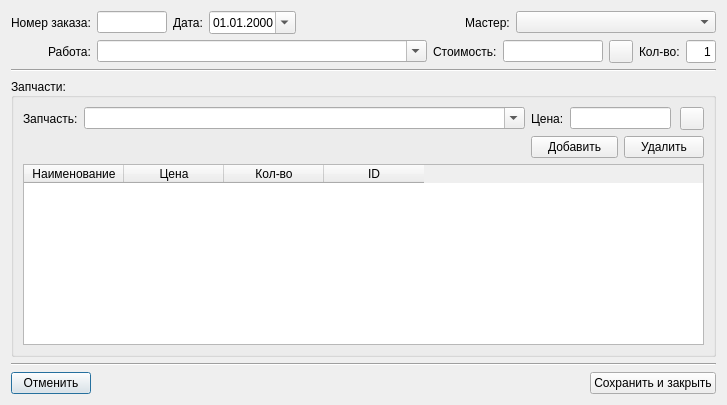
<?xml version="1.0" encoding="UTF-8"?>
<ui version="4.0">
 <class>EditWorkReport</class>
 <widget class="QDialog" name="EditWorkReport">
  <property name="geometry">
   <rect>
    <x>0</x>
    <y>0</y>
    <width>727</width>
    <height>405</height>
   </rect>
  </property>
  <property name="windowTitle">
   <string>Новый отчёт о работе</string>
  </property>
  <property name="windowIcon">
   <iconset resource="Icons.qrc">
    <normaloff>:/icons/icons/report_hammer_edit.png</normaloff>:/icons/icons/report_hammer_edit.png</iconset>
  </property>
  <layout class="QGridLayout" name="gridLayout_2">
   <item row="1" column="0" alignment="Qt::AlignRight">
    <widget class="QLabel" name="label_4">
     <property name="text">
      <string>Работа:</string>
     </property>
    </widget>
   </item>
   <item row="0" column="1">
    <layout class="QHBoxLayout" name="horizontalLayout_3">
     <item>
      <widget class="QLineEdit" name="eOrderID">
       <property name="minimumSize">
        <size>
         <width>51</width>
         <height>0</height>
        </size>
       </property>
       <property name="maximumSize">
        <size>
         <width>70</width>
         <height>16777215</height>
        </size>
       </property>
      </widget>
     </item>
     <item>
      <widget class="QLabel" name="label">
       <property name="text">
        <string>Дата:</string>
       </property>
      </widget>
     </item>
     <item>
      <widget class="QDateEdit" name="eDate">
       <property name="inputMethodHints">
        <set>Qt::ImhDate</set>
       </property>
       <property name="displayFormat">
        <string>dd.MM.yyyy</string>
       </property>
       <property name="calendarPopup">
        <bool>true</bool>
       </property>
      </widget>
     </item>
     <item>
      <spacer name="horizontalSpacer_2">
       <property name="orientation">
        <enum>Qt::Horizontal</enum>
       </property>
       <property name="sizeType">
        <enum>QSizePolicy::Expanding</enum>
       </property>
       <property name="sizeHint" stdset="0">
        <size>
         <width>40</width>
         <height>20</height>
        </size>
       </property>
      </spacer>
     </item>
     <item alignment="Qt::AlignRight">
      <widget class="QLabel" name="label_3">
       <property name="text">
        <string>Мастер:</string>
       </property>
      </widget>
     </item>
     <item>
      <widget class="QComboBox" name="eMaster">
       <property name="minimumSize">
        <size>
         <width>200</width>
         <height>0</height>
        </size>
       </property>
       <property name="maximumSize">
        <size>
         <width>300</width>
         <height>16777215</height>
        </size>
       </property>
      </widget>
     </item>
    </layout>
   </item>
   <item row="4" column="0" colspan="2">
    <widget class="Line" name="line">
     <property name="orientation">
      <enum>Qt::Horizontal</enum>
     </property>
    </widget>
   </item>
   <item row="5" column="0" colspan="2">
    <layout class="QHBoxLayout" name="horizontalLayout_4">
     <item>
      <widget class="QPushButton" name="bCancel">
       <property name="text">
        <string>Отменить</string>
       </property>
       <property name="icon">
        <iconset>
         <normalon>:/icons/icons/door_out.png</normalon>
        </iconset>
       </property>
      </widget>
     </item>
     <item>
      <spacer name="horizontalSpacer_3">
       <property name="orientation">
        <enum>Qt::Horizontal</enum>
       </property>
       <property name="sizeHint" stdset="0">
        <size>
         <width>40</width>
         <height>20</height>
        </size>
       </property>
      </spacer>
     </item>
     <item>
      <widget class="QPushButton" name="bSave">
       <property name="text">
        <string>Сохранить и закрыть</string>
       </property>
       <property name="icon">
        <iconset>
         <normalon>:/icons/icons/page_save.png</normalon>
        </iconset>
       </property>
      </widget>
     </item>
    </layout>
   </item>
   <item row="1" column="1">
    <layout class="QHBoxLayout" name="horizontalLayout">
     <item>
      <widget class="QComboBox" name="eWork">
       <property name="sizePolicy">
        <sizepolicy hsizetype="Expanding" vsizetype="Fixed">
         <horstretch>0</horstretch>
         <verstretch>0</verstretch>
        </sizepolicy>
       </property>
       <property name="minimumSize">
        <size>
         <width>250</width>
         <height>0</height>
        </size>
       </property>
       <property name="editable">
        <bool>true</bool>
       </property>
      </widget>
     </item>
     <item alignment="Qt::AlignRight">
      <widget class="QLabel" name="label_8">
       <property name="text">
        <string>Стоимость:</string>
       </property>
      </widget>
     </item>
     <item>
      <widget class="QLineEdit" name="eWPrice">
       <property name="minimumSize">
        <size>
         <width>50</width>
         <height>0</height>
        </size>
       </property>
       <property name="maximumSize">
        <size>
         <width>100</width>
         <height>16777215</height>
        </size>
       </property>
       <property name="inputMethodHints">
        <set>Qt::ImhDigitsOnly</set>
       </property>
      </widget>
     </item>
     <item>
      <widget class="QToolButton" name="bAddWork">
       <property name="text">
        <string/>
       </property>
       <property name="icon">
        <iconset>
         <normalon>:/icons/icons/add.png</normalon>
        </iconset>
       </property>
      </widget>
     </item>
     <item>
      <widget class="QLabel" name="label_7">
       <property name="text">
        <string>Кол-во:</string>
       </property>
      </widget>
     </item>
     <item>
      <widget class="QLineEdit" name="eQuant">
       <property name="sizePolicy">
        <sizepolicy hsizetype="Fixed" vsizetype="Preferred">
         <horstretch>0</horstretch>
         <verstretch>0</verstretch>
        </sizepolicy>
       </property>
       <property name="minimumSize">
        <size>
         <width>30</width>
         <height>0</height>
        </size>
       </property>
       <property name="maximumSize">
        <size>
         <width>30</width>
         <height>16777215</height>
        </size>
       </property>
       <property name="inputMethodHints">
        <set>Qt::ImhDigitsOnly</set>
       </property>
       <property name="text">
        <string>1</string>
       </property>
       <property name="maxLength">
        <number>11</number>
       </property>
       <property name="frame">
        <bool>true</bool>
       </property>
       <property name="alignment">
        <set>Qt::AlignRight|Qt::AlignTrailing|Qt::AlignVCenter</set>
       </property>
      </widget>
     </item>
    </layout>
   </item>
   <item row="0" column="0" alignment="Qt::AlignRight">
    <widget class="QLabel" name="label_2">
     <property name="text">
      <string>Номер заказа:</string>
     </property>
    </widget>
   </item>
   <item row="3" column="0" colspan="2">
    <widget class="QGroupBox" name="groupBox">
     <property name="layoutDirection">
      <enum>Qt::LeftToRight</enum>
     </property>
     <property name="title">
      <string>Запчасти:</string>
     </property>
     <property name="alignment">
      <set>Qt::AlignLeading|Qt::AlignLeft|Qt::AlignVCenter</set>
     </property>
     <layout class="QGridLayout" name="gridLayout">
      <item row="0" column="0">
       <widget class="QLabel" name="label_5">
        <property name="text">
         <string>Запчасть:</string>
        </property>
       </widget>
      </item>
      <item row="0" column="1">
       <widget class="QComboBox" name="eSpare">
        <property name="sizePolicy">
         <sizepolicy hsizetype="Expanding" vsizetype="Fixed">
          <horstretch>0</horstretch>
          <verstretch>0</verstretch>
         </sizepolicy>
        </property>
        <property name="editable">
         <bool>true</bool>
        </property>
       </widget>
      </item>
      <item row="0" column="2">
       <widget class="QLabel" name="label_6">
        <property name="text">
         <string>Цена:</string>
        </property>
       </widget>
      </item>
      <item row="0" column="3" colspan="2">
       <widget class="QLineEdit" name="eSPrice">
        <property name="maximumSize">
         <size>
          <width>101</width>
          <height>16777215</height>
         </size>
        </property>
        <property name="inputMethodHints">
         <set>Qt::ImhDigitsOnly</set>
        </property>
       </widget>
      </item>
      <item row="0" column="5">
       <widget class="QToolButton" name="bAddSpare">
        <property name="text">
         <string/>
        </property>
        <property name="icon">
         <iconset>
          <normalon>:/icons/icons/add.png</normalon>
         </iconset>
        </property>
       </widget>
      </item>
      <item row="1" column="2" colspan="2">
       <widget class="QPushButton" name="bUse">
        <property name="maximumSize">
         <size>
          <width>16777215</width>
          <height>16777215</height>
         </size>
        </property>
        <property name="text">
         <string>Добавить</string>
        </property>
        <property name="icon">
         <iconset>
          <normalon>:/icons/icons/brick_add.png</normalon>
         </iconset>
        </property>
       </widget>
      </item>
      <item row="1" column="4" colspan="2">
       <widget class="QPushButton" name="bRemove">
        <property name="text">
         <string>Удалить</string>
        </property>
        <property name="icon">
         <iconset>
          <normalon>:/icons/icons/brick_delete.png</normalon>
         </iconset>
        </property>
       </widget>
      </item>
      <item row="2" column="0" colspan="6">
       <widget class="QTableWidget" name="tview">
        <property name="selectionMode">
         <enum>QAbstractItemView::SingleSelection</enum>
        </property>
        <property name="selectionBehavior">
         <enum>QAbstractItemView::SelectRows</enum>
        </property>
        <property name="horizontalScrollMode">
         <enum>QAbstractItemView::ScrollPerPixel</enum>
        </property>
        <column>
         <property name="text">
          <string>Наименование</string>
         </property>
        </column>
        <column>
         <property name="text">
          <string>Цена</string>
         </property>
        </column>
        <column>
         <property name="text">
          <string>Кол-во</string>
         </property>
        </column>
        <column>
         <property name="text">
          <string>ID</string>
         </property>
        </column>
       </widget>
      </item>
     </layout>
    </widget>
   </item>
   <item row="2" column="0" colspan="2">
    <widget class="Line" name="line_2">
     <property name="orientation">
      <enum>Qt::Horizontal</enum>
     </property>
    </widget>
   </item>
  </layout>
 </widget>
 <resources>
  <include location="Icons.qrc"/>
 </resources>
 <connections/>
</ui>
